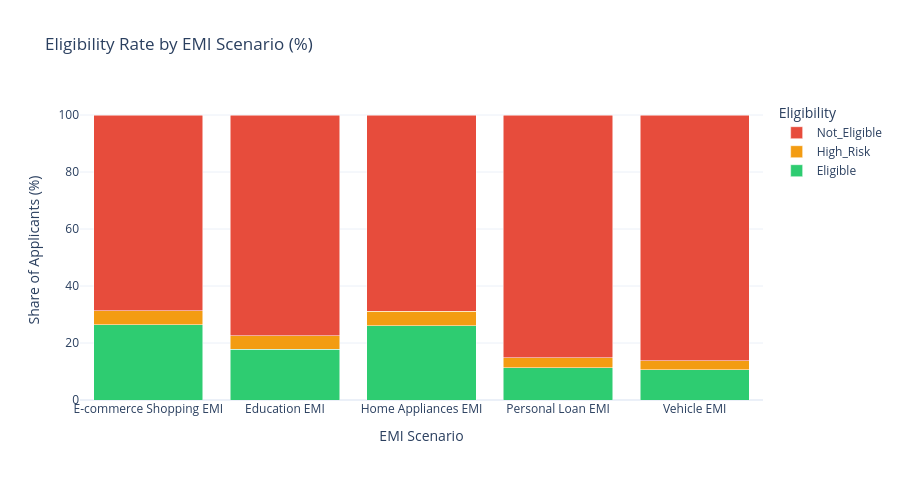

Notebook source saved alongside this figure:
### Markdown cell above
### 3.2 🤖 Eligibility Across EMI Scenarios (Interactive)

### Code cell
scenario_elig = pd.crosstab(df['emi_scenario'], df['emi_eligibility'], normalize='index') * 100
scenario_elig = scenario_elig[['Eligible', 'High_Risk', 'Not_Eligible']]

fig = go.Figure()
for status in ['Eligible', 'High_Risk', 'Not_Eligible']:
    fig.add_trace(go.Bar(
        name=status, x=scenario_elig.index, y=scenario_elig[status],
        marker_color=COLOR_MAP[status],
        hovertemplate='%{x}<br>' + status + ': %{y:.1f}%<extra></extra>'
    ))
fig.update_layout(
    barmode='stack', title='Eligibility Rate by EMI Scenario (%)',
    xaxis_title='EMI Scenario', yaxis_title='Share of Applicants (%)',
    template='plotly_white', height=480, legend_title='Eligibility'
)
fig.show()

### Figure 1 — Plotly figure (JSON) as saved in the notebook; plotly's stock layout.template omitted (floating-point values rounded to 4 significant figures)
{"data": [{"hovertemplate": "%{x}<br>Eligible: %{y:.1f}%<extra></extra>", "marker": {"color": "#2ecc71"}, "name": "Eligible", "type": "bar", "x": ["E-commerce Shopping EMI", "Education EMI", "Home Appliances EMI", "Personal Loan EMI", "Vehicle EMI"], "y": [26.32, 17.74, 26.0, 11.34, 10.56]}, {"hovertemplate": "%{x}<br>High_Risk: %{y:.1f}%<extra></extra>", "marker": {"color": "#f39c12"}, "name": "High_Risk", "type": "bar", "x": ["E-commerce Shopping EMI", "Education EMI", "Home Appliances EMI", "Personal Loan EMI", "Vehicle EMI"], "y": [4.946, 4.761, 5.191, 3.416, 3.288]}, {"hovertemplate": "%{x}<br>Not_Eligible: %{y:.1f}%<extra></extra>", "marker": {"color": "#e74c3c"}, "name": "Not_Eligible", "type": "bar", "x": ["E-commerce Shopping EMI", "Education EMI", "Home Appliances EMI", "Personal Loan EMI", "Vehicle EMI"], "y": [68.74, 77.5, 68.81, 85.24, 86.15]}], "layout": {"barmode": "stack", "height": 480, "legend": {"title": {"text": "Eligibility"}}, "title": {"text": "Eligibility Rate by EMI Scenario (%)"}, "xaxis": {"title": {"text": "EMI Scenario"}}, "yaxis": {"title": {"text": "Share of Applicants (%)"}}}}
